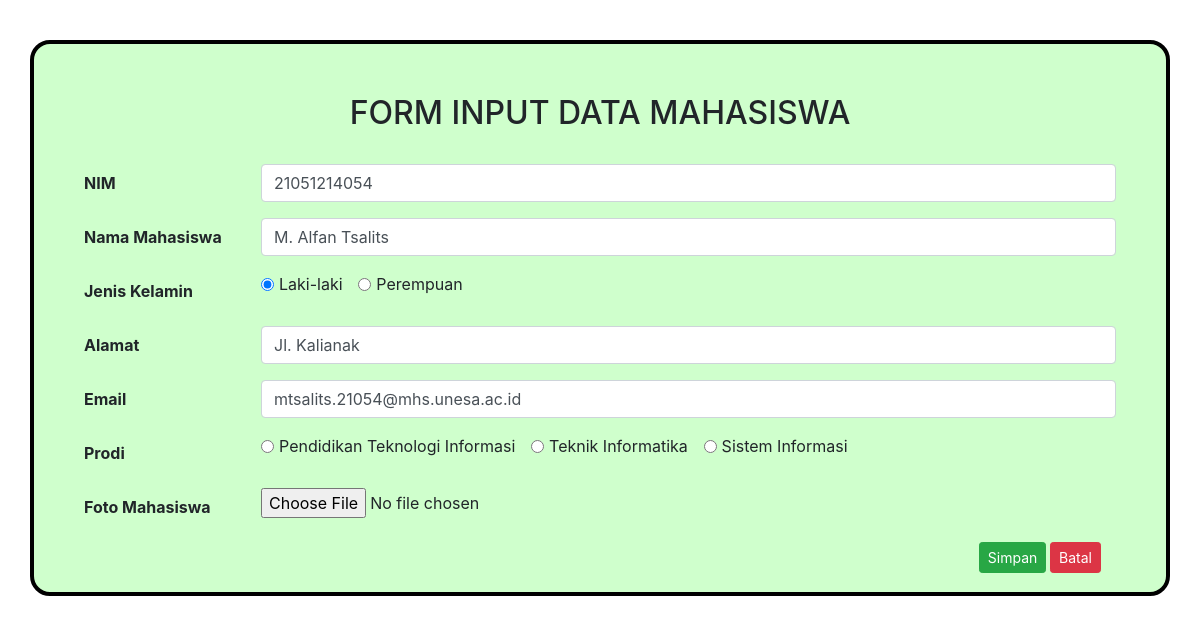
The page /data.php?edit=2 on the database its author committed.
### tables this page shows
CREATE TABLE `mahasiswa` (
  `id` int(11) NOT NULL,
  `nim` char(11) NOT NULL,
  `namamhs` varchar(100) NOT NULL,
  `jk` enum('L','P') NOT NULL,
  `alamat` varchar(100) NOT NULL,
  `email` varchar(50) NOT NULL,
  `foto` varchar(50) NOT NULL,
  `prodi` varchar(15) NOT NULL
);

### data.php (the view, shortened to what this page needs)
<?php
$nim = '';
$namamhs = '';
$jeniskelamin = '';
$alamat = '';
$email = '';
$prodi = '';
if (isset($_GET['edit']))
{
    $id = $_GET['edit'];
    $query = "SELECT * FROM mahasiswa WHERE id = '$id';";
    $sql = mysqli_query($conn, $query);
    $result = mysqli_fetch_assoc($sql);
    $nim = $result['nim'];
    $namamhs = $result['namamhs'];
    $jeniskelamin = $result['jk'];
    $alamat = $result['alamat'];
    $email = $result['email'];
    $prodi = $result['prodi'];
}
?>
<!DOCTYPE html>
<html>
<head>
    <link href="css/bootstrap.min.css" rel="stylesheet">
</head>
<body>
      <div class="container">
        <h2 class="text-center">FORM INPUT DATA MAHASISWA</h2>
        <br>
        <form method="POST" action="proses.php" class="font-weight-bold">
            <div class="mb-3 row">
                <label for="Nim" class="col-sm-2 col-form-label">NIM</label>
                <div class="col-sm-10">
                    <input type="text" name="nim" class="form-control" id="Nim" placeholder="contoh: 21051214054" required value="<?php echo $nim; ?>">
                </div>
            </div>
            <div class="mb-3 row">
                <label for="Namamhs" class="col-sm-2 col-form-label">Nama Mahasiswa</label>
                <div class="col-sm-10">
                    <input type="text" name="namamhs" class="form-control" id="Namamhs" placeholder="contoh: M. Alfan" required value="<?php echo $namamhs; ?>">
                </div>
            </div>
            <div class="mb-3 row">
                <label for="Jeniskelamin" class="col-sm-2 col-form-label">Jenis Kelamin</label>
                <div class="col-sm-10">
                    <div class="form-check form-check-inline font-weight-normal">
                        <input class="form-check-input" type="radio" name="jk" id="laki-laki" required value="L" <?php if($jeniskelamin=="L") {
                            echo "checked=\"checked\" ";} ?>>
                        <label class="form-check-label" for="laki-laki">Laki-laki</label>
                    </div>
                    <div class="form-check form-check-inline font-weight-normal">
                        <input class="form-check-input" type="radio" name="jk" id="perempuan" required value="P" <?php if($jeniskelamin=="P") {
                            echo "checked=\"checked\" ";} ?>>
                        <label class="form-check-label" for="perempuan">Perempuan</label>
                    </div>
                </div>
            </div>
            <div class="mb-3 row">
                <label for="Alamat" class="col-sm-2 col-form-label">Alamat</label>
                <div class="col-sm-10">
                    <input type="text"  name="alamat" class="form-control" id="Alamat" placeholder="Contoh: JL. Kalianak Timur" required value="<?php echo $alamat; ?>">
                </div>
            </div>
            <div class="mb-3 row">
                <label for="Email" class="col-sm-2 col-form-label">Email</label>
                <div class="col-sm-10">
                  <input type="email" name="email" class="form-control" id="Email" placeholder="contoh: nama@mhs.unesa.ac.id" required value="<?php echo $email; ?>">
                </div>
            </div>
            <div class="mb-3 row">
                <label for="Prodi" class="col-sm-2 col-form-label">Prodi</label>
                <div class="col-sm-10">
                    <div class="form-check form-check-inline font-weight-normal">
                        <input class="form-check-input" type="radio" name="prodi" id="PendidikanTeknologiInformasi" required value=" S1 PTI " <?php if($prodi==" S1 PTI ") {
                            echo "checked=\"checked\" ";} ?>>
                        <label class="form-check-label" for="PendidikanTeknologiInformasi">Pendidikan Teknologi Informasi</label>
                    </div>
                    <div class="form-check form-check-inline font-weight-normal">
                        <input class="form-check-input" type="radio" name="prodi" id="TeknikInformatika" required value=" S1 TI " <?php if($jeniskelamin==" S1 TI ") {
                            echo "checked=\"checked\" ";} ?>>
                        <label class="form-check-label" for="TeknikInformatika">Teknik Informatika</label>
                    </div>
                    <div class="form-check form-check-inline font-weight-normal">
                        <input class="form-check-input" type="radio" name="prodi" id="SistemInformasi" required value=" S1 SI " <?php if($jeniskelamin==" S1 SI ") {
                            echo "checked=\"checked\" ";} ?>>
                        <label class="form-check-label" for="SistemInformasi">Sistem Informasi</label>
                    </div>
                </div>
            </div>
            <div class="mb-3 row">
                <label for="Foto" class="col-sm-2 col-form-label">Foto Mahasiswa</label>
                <div class="col-sm-10">
                  <input type="file" name="foto" class="form-label" id="Foto" required value="<?php echo $foto; ?>">
                </div>
            </div>
            <div class ="col text-right" style="float: right;">
                <?php
                if (isset($_GET['edit']))
                {
                    ?>
                    <button type="submit" name="submit" value="edit" class="btn btn-success btn-sm">Simpan</button>
                    <?php
                }
                else
                {
                    ?>
                    <button type="submit" name="submit" value="add" class="btn btn-success btn-sm">Tambah</button>
                    <?php
                }
                ?>
                <a href="index.php" type="button" class="btn btn-danger btn-sm">Batal</a>
            </div>
        </form>
</body>
</html>

### data.php (style rules this page uses)
.container { background-color: #cfffcc; margin: 40px auto; padding: 50px; border: 4px solid #000000; border-radius: 20px; box-sizing: border-box; position: relative; }

### rows shown on the page
mahasiswa: nim "21051214054", namamhs "M. Alfan Tsalits", jk "☑ Laki-laki", jk "☐ Perempuan", alamat "Jl. Kalianak", email "mtsalits.21054@mhs.unesa.ac.id", prodi "☐ Pendidikan Teknologi Informasi", jk "☐ Teknik Informatika", jk "☐ Sistem Informasi"
